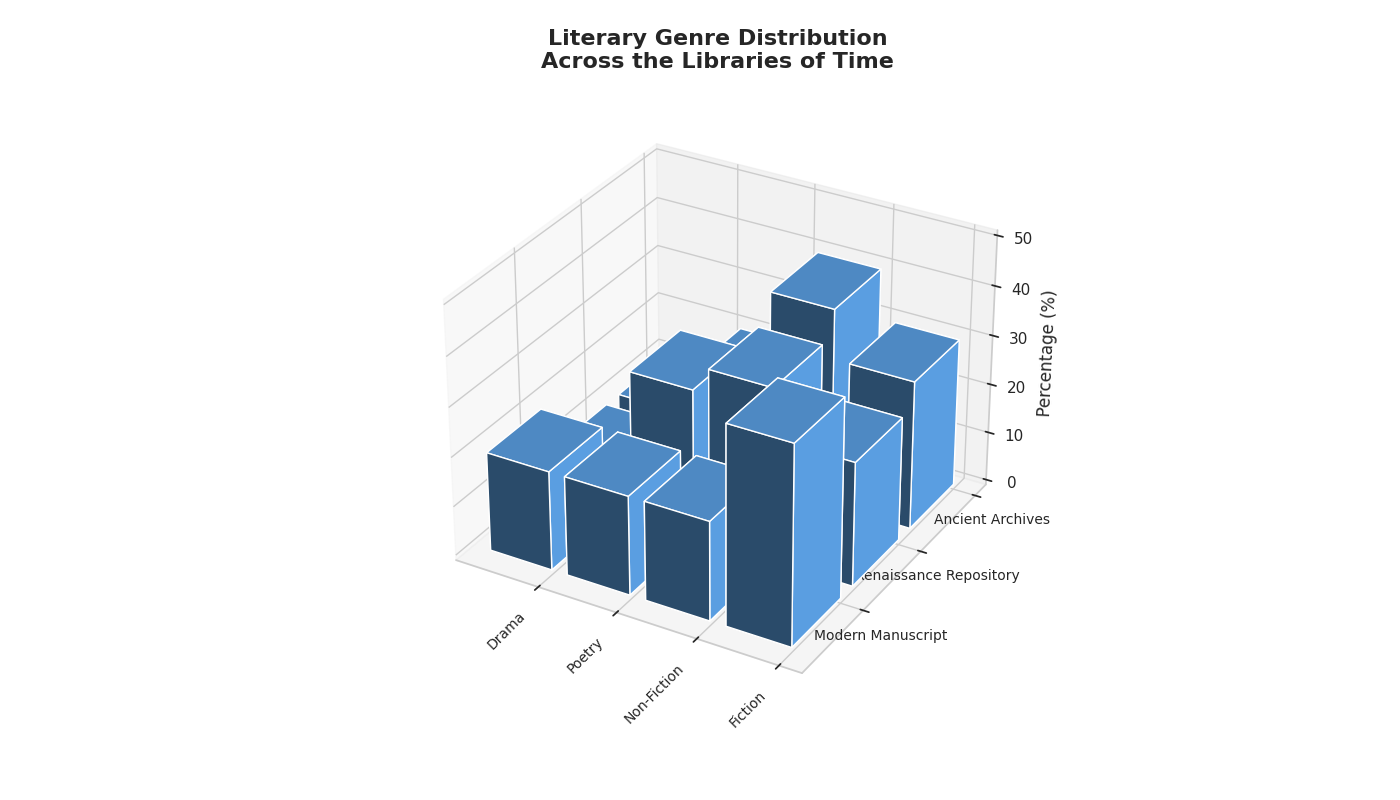

Here is the Python script that generated this plot:
import matplotlib.pyplot as plt
import numpy as np

# Data setup
libraries = ['Ancient Archives', 'Renaissance Repository', 'Modern Manuscript']
genres = ['Fiction', 'Non-Fiction', 'Poetry', 'Drama']
percentage_data = np.array([
    [30, 40, 20, 10],  # Ancient Archives
    [25, 35, 30, 10],  # Renaissance Repository
    [40, 20, 20, 20],  # Modern Manuscript Collection
])

# Create figure and 3D axes
fig = plt.figure(figsize=(14, 8))
ax = fig.add_subplot(111, projection='3d')

# Define bar positions
num_libraries = len(libraries)
num_genres = len(genres)
xpos, ypos = np.meshgrid(np.arange(num_genres), np.arange(num_libraries))
xpos = xpos.flatten()
ypos = ypos.flatten()
zpos = np.zeros_like(xpos)

# Define bar sizes
dx = dy = 0.8
dz = percentage_data.flatten()

# Use a single color for all bars
single_color = '#66B3FF'

# Plot bars
for i in range(len(xpos)):
    ax.bar3d(xpos[i], ypos[i], zpos[i], dx, dy, dz[i], 
             color=single_color, zsort='average')

# Customize the axes
ax.set_xticks(np.arange(num_genres))
ax.set_xticklabels(genres, rotation=45, ha='right', fontsize=10)
ax.set_yticks(np.arange(num_libraries))
ax.set_yticklabels(libraries, fontsize=10)
ax.set_zlim(0, 50)
ax.set_zlabel('Percentage (%)', fontsize=12)

# Title
ax.set_title(
    'Literary Genre Distribution\nAcross the Libraries of Time',
    fontsize=16, fontweight='bold', pad=20
)
ax.view_init(elev=30, azim=120)

# Adjust layout
plt.tight_layout()

# Display the plot
plt.show()
